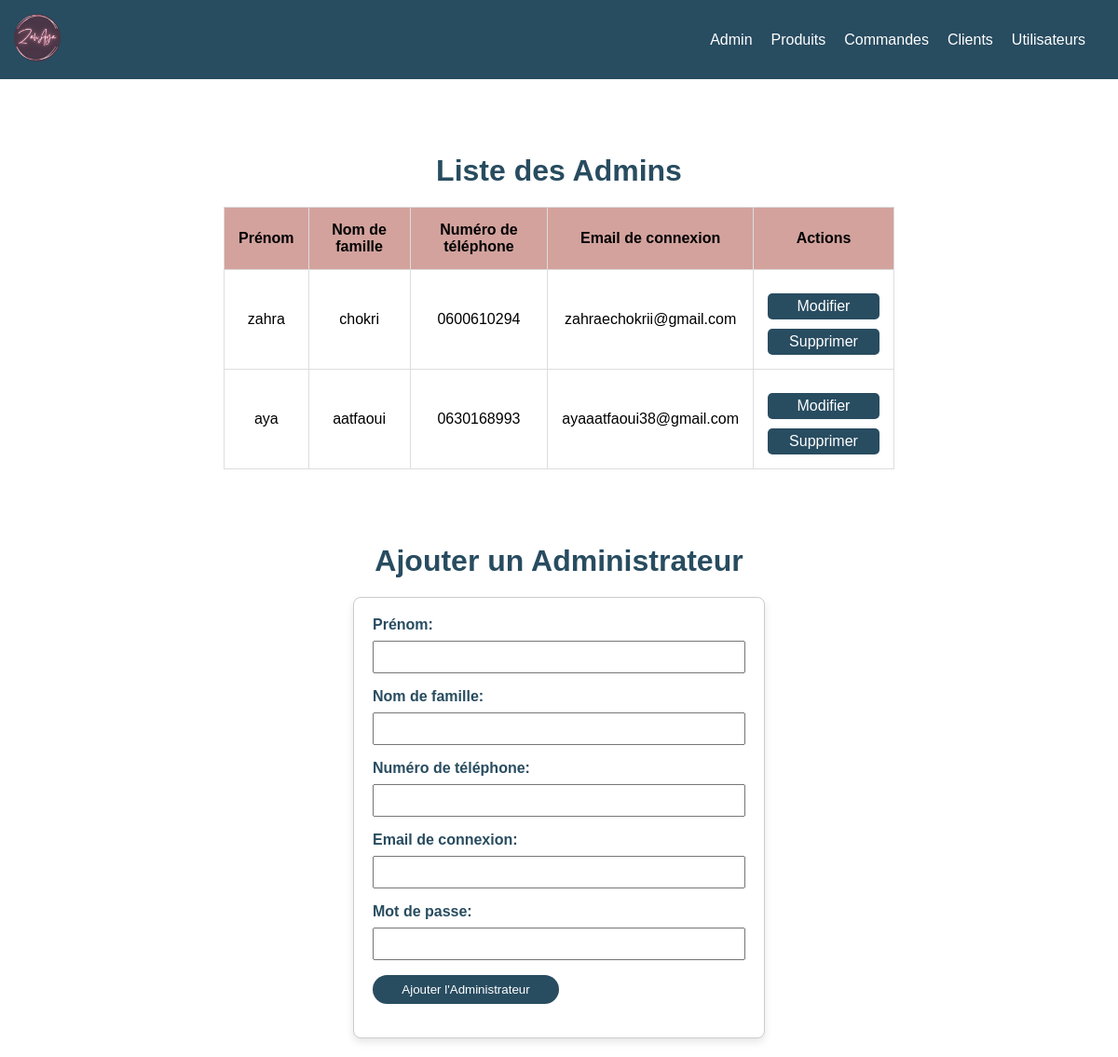
The app's page /admin.php with its own data.
### tables this page shows
CREATE TABLE `users` (
  `id` int(11) NOT NULL,
  `fname` varchar(50) NOT NULL,
  `lname` varchar(50) NOT NULL,
  `phonenumber` varchar(15) NOT NULL,
  `logemail` varchar(100) NOT NULL,
  `logpass` varchar(255) NOT NULL,
  `profile_picture` varchar(255) DEFAULT NULL,
  `isAdmin` int(11) DEFAULT 0
);

### admin.php (the view, shortened to what this page needs)
<!DOCTYPE html>
<html lang="en">
<head>
 <link  rel="stylesheet" type="text/css" href="admin.css">
</head>
<body>
<header>
<div class="logo">
    <a href="index.php"><img src="logo.png" alt="Logo"></a>
</div>
     <nav>
    <ul>
            <li><a href="admin.php">Admin</a></li>
            <li><a href="produit.php">Produits</a></li>
            <li><a href="commande.php">Commandes</a></li>
            <li><a href="client.php">Clients</a></li>
            <li><a href="utilisateur.php">Utilisateurs</a></li>
    </ul>
</nav>
</header>
         <h1>Liste des Admins</h1>
         <?php
    $servername = "localhost";
    $username = "root";
    $password = "";
    $dbname = "ecommerce_web_site";
    $conn = new mysqli($servername, $username, $password, $dbname);
    $sql = "SELECT * FROM users WHERE isAdmin = 1 ORDER BY fname DESC";
    $result = $conn->query($sql);
    if ($result->num_rows > 0) {
        echo "<table border='1'>
                <tr>
                    <th>Prénom</th>
                    <th>Nom de famille</th>
                    <th>Numéro de téléphone</th>
                    <th>Email de connexion</th>
                    <th>Actions</th>
                </tr>";
        while ($row = $result->fetch_assoc()) {
            echo "<tr>
                    <td>" . $row["fname"] . "</td>
                    <td>" . $row["lname"] . "</td>
                    <td>" . $row["phonenumber"] . "</td>
                    <td>" . $row["logemail"] . "</td>
                    <td>
                    <a href='modifier_admin.php?id=" . $row["id"] . "'>Modifier</a>
                    <a href='supprimer_admin.php?id=" . $row["id"] . "'>Supprimer</a>
                    </td>
                  </tr>";
        }
        echo "</table>";
    } else {
        echo "Aucun administrateur trouvé.";
    }
    ?>
<h1>Ajouter un Administrateur</h1>
<form action="traitement_ajout_admin.php" method="post">
    <label for="fname">Prénom:</label>
    <input type="text" name="fname" required><br>
    <label for="lname">Nom de famille:</label>
    <input type="text" name="lname" required><br>
    <label for="phonenumber">Numéro de téléphone:</label>
    <input type="text" name="phonenumber" required><br>
    <label for="logemail">Email de connexion:</label>
    <input type="email" name="logemail" required><br>
    <label for="password">Mot de passe:</label>
    <input type="password" name="password" required><br>
    <input type="submit" value="Ajouter l'Administrateur">
    <br>
</body>
</html>

### admin.css (style rules this page uses)
* { margin: 0; padding: 0; font-family: 'Delicious Handrawn', cursive; font-family: 'Poppins',sans-serif; }
header { display: flex; justify-content: space-between; align-items: center; padding: 15px; background-color: #284c60; color: white; }
nav ul { list-style: none; margin: 0; padding: 0; display: flex; }
nav li { margin-right: 20px; }
nav a { text-decoration: none; color: white; }
.logo { max-width: 100px; margin-right: auto; }
.logo a img { width:50px; border-radius: 100%; }
h1 { padding-top: 30px; margin-top: 50px; text-align: center; color:#284c60; }
form { width: 400px; padding: 20px; width: 400px; margin: 20px auto; border: 1px solid #ccc; border-radius: 8px; box-shadow: 0 4px 8px rgba(0, 0, 0, 0.1); background-color: #fff; }
label { display: block; margin-bottom: 8px; font-weight: bold; color: #284c60; }
input, textarea { width: 100%; padding: 8px; margin-bottom: 16px; box-sizing: border-box; }
input[type="submit"] { background-color: #284c60; color: #fff; cursor: pointer; border: none; width: 200px; border-radius: 30px; }
table { width: 60%; margin: 20px auto; border-collapse: collapse; }
table, th, td { border: 1px solid #ddd; }
th, td { padding: 15px; text-align: center; }
th { background-color: rgb(211, 162, 157); color: #000000; }
td a { display: block; margin-top: 10px; padding: 5px 10px; text-align: center; text-decoration: none; background-color: #284c60; color: #fff; border-radius: 5px; width:100px; }

### records on screen
users: fname "zahra", lname "chokri", phonenumber "0600610294", logemail "zahraechokrii@gmail.com"
users: fname "aya", lname "aatfaoui", phonenumber "0630168993", logemail "ayaaatfaoui38@gmail.com"
